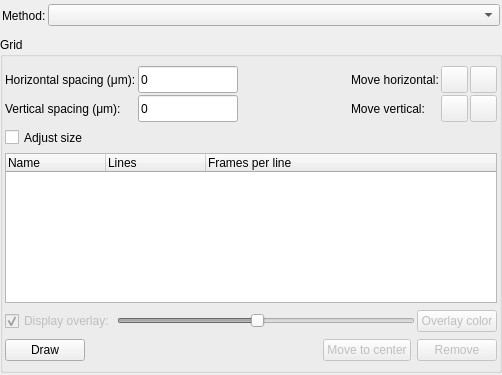
<?xml version="1.0" encoding="UTF-8"?>
<ui version="4.0">
 <class>AdvancedMethodsWidgetLayout</class>
 <widget class="QWidget" name="AdvancedMethodsWidgetLayout">
  <property name="geometry">
   <rect>
    <x>0</x>
    <y>0</y>
    <width>502</width>
    <height>375</height>
   </rect>
  </property>
  <property name="sizePolicy">
   <sizepolicy hsizetype="Minimum" vsizetype="Minimum">
    <horstretch>0</horstretch>
    <verstretch>0</verstretch>
   </sizepolicy>
  </property>
  <property name="maximumSize">
   <size>
    <width>32767</width>
    <height>32767</height>
   </size>
  </property>
  <property name="windowTitle">
   <string>Advanced methods</string>
  </property>
  <layout class="QVBoxLayout">
   <property name="spacing">
    <number>0</number>
   </property>
   <property name="margin">
    <number>0</number>
   </property>
   <item>
    <layout class="QHBoxLayout" name="main_layout">
     <property name="spacing">
      <number>2</number>
     </property>
     <property name="margin">
      <number>0</number>
     </property>
     <item>
      <layout class="QVBoxLayout" name="main_vlayout">
       <property name="spacing">
        <number>6</number>
       </property>
       <property name="leftMargin">
        <number>0</number>
       </property>
       <property name="topMargin">
        <number>0</number>
       </property>
       <property name="rightMargin">
        <number>0</number>
       </property>
       <property name="bottomMargin">
        <number>2</number>
       </property>
       <item>
        <layout class="QHBoxLayout" name="horizontalLayout">
         <property name="spacing">
          <number>2</number>
         </property>
         <property name="margin">
          <number>2</number>
         </property>
         <item>
          <widget class="QLabel" name="method_type_label">
           <property name="minimumSize">
            <size>
             <width>0</width>
             <height>27</height>
            </size>
           </property>
           <property name="text">
            <string>Method:</string>
           </property>
           <property name="wordWrap">
            <bool>false</bool>
           </property>
          </widget>
         </item>
         <item>
          <widget class="QComboBox" name="method_combo">
           <property name="sizePolicy">
            <sizepolicy hsizetype="Expanding" vsizetype="Fixed">
             <horstretch>0</horstretch>
             <verstretch>0</verstretch>
            </sizepolicy>
           </property>
           <property name="minimumSize">
            <size>
             <width>270</width>
             <height>0</height>
            </size>
           </property>
           <property name="maximumSize">
            <size>
             <width>32767</width>
             <height>16777215</height>
            </size>
           </property>
          </widget>
         </item>
        </layout>
       </item>
       <item>
        <widget class="QGroupBox" name="grid_gbox">
         <property name="title">
          <string>Grid</string>
         </property>
         <layout class="QGridLayout" name="gridLayout">
          <property name="leftMargin">
           <number>2</number>
          </property>
          <property name="topMargin">
           <number>4</number>
          </property>
          <property name="rightMargin">
           <number>2</number>
          </property>
          <property name="bottomMargin">
           <number>2</number>
          </property>
          <property name="spacing">
           <number>2</number>
          </property>
          <item row="6" column="0">
           <layout class="QHBoxLayout" name="buttons_hlayout">
            <property name="leftMargin">
             <number>0</number>
            </property>
            <property name="topMargin">
             <number>0</number>
            </property>
            <item>
             <widget class="QPushButton" name="draw_grid_button">
              <property name="text">
               <string>Draw</string>
              </property>
              <property name="icon">
               <iconset>
                <normaloff>../icons/Grid.png</normaloff>../icons/Grid.png</iconset>
              </property>
             </widget>
            </item>
            <item>
             <spacer name="horizontalSpacer_2">
              <property name="orientation">
               <enum>Qt::Horizontal</enum>
              </property>
              <property name="sizeHint" stdset="0">
               <size>
                <width>40</width>
                <height>20</height>
               </size>
              </property>
             </spacer>
            </item>
            <item>
             <widget class="QPushButton" name="move_to_grid_button">
              <property name="enabled">
               <bool>false</bool>
              </property>
              <property name="sizePolicy">
               <sizepolicy hsizetype="Fixed" vsizetype="Fixed">
                <horstretch>0</horstretch>
                <verstretch>0</verstretch>
               </sizepolicy>
              </property>
              <property name="minimumSize">
               <size>
                <width>0</width>
                <height>0</height>
               </size>
              </property>
              <property name="maximumSize">
               <size>
                <width>16777215</width>
                <height>16777215</height>
               </size>
              </property>
              <property name="text">
               <string>Move to center</string>
              </property>
             </widget>
            </item>
            <item>
             <widget class="QPushButton" name="remove_grid_button">
              <property name="enabled">
               <bool>false</bool>
              </property>
              <property name="text">
               <string>Remove</string>
              </property>
             </widget>
            </item>
           </layout>
          </item>
          <item row="5" column="0">
           <layout class="QHBoxLayout" name="horizontalLayout_2">
            <property name="spacing">
             <number>2</number>
            </property>
            <property name="leftMargin">
             <number>0</number>
            </property>
            <property name="topMargin">
             <number>0</number>
            </property>
            <item>
             <widget class="QCheckBox" name="overlay_cbox">
              <property name="enabled">
               <bool>false</bool>
              </property>
              <property name="sizePolicy">
               <sizepolicy hsizetype="Preferred" vsizetype="Preferred">
                <horstretch>0</horstretch>
                <verstretch>0</verstretch>
               </sizepolicy>
              </property>
              <property name="maximumSize">
               <size>
                <width>130</width>
                <height>16777215</height>
               </size>
              </property>
              <property name="text">
               <string>Display overlay:</string>
              </property>
              <property name="checked">
               <bool>true</bool>
              </property>
             </widget>
            </item>
            <item>
             <widget class="QSlider" name="overlay_slider">
              <property name="enabled">
               <bool>false</bool>
              </property>
              <property name="maximum">
               <number>255</number>
              </property>
              <property name="value">
               <number>120</number>
              </property>
              <property name="orientation">
               <enum>Qt::Horizontal</enum>
              </property>
             </widget>
            </item>
            <item>
             <widget class="QPushButton" name="overlay_color_button">
              <property name="enabled">
               <bool>false</bool>
              </property>
              <property name="text">
               <string>Overlay color</string>
              </property>
             </widget>
            </item>
           </layout>
          </item>
          <item row="0" column="0">
           <layout class="QGridLayout" name="gridLayout_2">
            <property name="leftMargin">
             <number>0</number>
            </property>
            <property name="topMargin">
             <number>0</number>
            </property>
            <property name="spacing">
             <number>2</number>
            </property>
            <item row="0" column="0">
             <widget class="QLabel" name="hor_spacing_label">
              <property name="minimumSize">
               <size>
                <width>0</width>
                <height>27</height>
               </size>
              </property>
              <property name="maximumSize">
               <size>
                <width>300</width>
                <height>27</height>
               </size>
              </property>
              <property name="text">
               <string>Horizontal spacing (μm):</string>
              </property>
             </widget>
            </item>
            <item row="1" column="0">
             <widget class="QLabel" name="ver_spacing_label_2">
              <property name="minimumSize">
               <size>
                <width>0</width>
                <height>26</height>
               </size>
              </property>
              <property name="maximumSize">
               <size>
                <width>300</width>
                <height>27</height>
               </size>
              </property>
              <property name="text">
               <string>Vertical spacing (μm):</string>
              </property>
             </widget>
            </item>
            <item row="1" column="2">
             <spacer name="horizontalSpacer_3">
              <property name="orientation">
               <enum>Qt::Horizontal</enum>
              </property>
              <property name="sizeHint" stdset="0">
               <size>
                <width>40</width>
                <height>20</height>
               </size>
              </property>
             </spacer>
            </item>
            <item row="0" column="2">
             <spacer name="horizontalSpacer">
              <property name="orientation">
               <enum>Qt::Horizontal</enum>
              </property>
              <property name="sizeHint" stdset="0">
               <size>
                <width>40</width>
                <height>20</height>
               </size>
              </property>
             </spacer>
            </item>
            <item row="0" column="5">
             <widget class="QPushButton" name="move_right_button">
              <property name="enabled">
               <bool>false</bool>
              </property>
              <property name="maximumSize">
               <size>
                <width>27</width>
                <height>27</height>
               </size>
              </property>
              <property name="text">
               <string/>
              </property>
              <property name="icon">
               <iconset>
		       <normaloff>../icons/Right2.png</normaloff>../icons/Right2.png</iconset>
              </property>
             </widget>
            </item>
            <item row="0" column="1">
             <widget class="QLineEdit" name="hor_spacing_ledit">
              <property name="minimumSize">
               <size>
                <width>0</width>
                <height>27</height>
               </size>
              </property>
              <property name="maximumSize">
               <size>
                <width>100</width>
                <height>27</height>
               </size>
              </property>
              <property name="text">
               <string>0</string>
              </property>
             </widget>
            </item>
            <item row="1" column="3">
             <widget class="QLabel" name="move_ver_label">
              <property name="text">
               <string>Move vertical:</string>
              </property>
             </widget>
            </item>
            <item row="1" column="1">
             <widget class="QLineEdit" name="ver_spacing_ledit">
              <property name="minimumSize">
               <size>
                <width>0</width>
                <height>27</height>
               </size>
              </property>
              <property name="maximumSize">
               <size>
                <width>100</width>
                <height>27</height>
               </size>
              </property>
              <property name="text">
               <string>0</string>
              </property>
             </widget>
            </item>
            <item row="0" column="3">
             <widget class="QLabel" name="move_hor_label">
              <property name="text">
               <string>Move horizontal:</string>
              </property>
             </widget>
            </item>
            <item row="3" column="0">
             <widget class="QCheckBox" name="adjust_size_cbox">
              <property name="minimumSize">
               <size>
                <width>0</width>
                <height>27</height>
               </size>
              </property>
              <property name="maximumSize">
               <size>
                <width>16777215</width>
                <height>27</height>
               </size>
              </property>
              <property name="text">
               <string>Adjust size</string>
              </property>
              <property name="checked">
               <bool>false</bool>
              </property>
             </widget>
            </item>
            <item row="1" column="4">
             <widget class="QPushButton" name="move_up_button">
              <property name="enabled">
               <bool>false</bool>
              </property>
              <property name="maximumSize">
               <size>
                <width>27</width>
                <height>27</height>
               </size>
              </property>
              <property name="text">
               <string/>
              </property>
              <property name="icon">
               <iconset>
	                <normaloff>../icons/Up2.png</normaloff>../icons/Up2.png</iconset>
              </property>
             </widget>
            </item>
            <item row="1" column="5">
             <widget class="QPushButton" name="move_down_button">
              <property name="enabled">
               <bool>false</bool>
              </property>
              <property name="maximumSize">
               <size>
                <width>27</width>
                <height>27</height>
               </size>
              </property>
              <property name="text">
               <string/>
              </property>
              <property name="icon">
               <iconset>
		       <normaloff>../icons/Down2.png</normaloff>../icons/Down2.png</iconset>
              </property>
             </widget>
            </item>
            <item row="0" column="4">
             <widget class="QPushButton" name="move_left_button">
              <property name="enabled">
               <bool>false</bool>
              </property>
              <property name="maximumSize">
               <size>
                <width>27</width>
                <height>27</height>
               </size>
              </property>
              <property name="text">
               <string/>
              </property>
              <property name="icon">
               <iconset>
                <normaloff>../icons/Left2.png</normaloff>../icons/Left2.png</iconset>
              </property>
             </widget>
            </item>
            <item row="5" column="0" colspan="6">
             <widget class="QTreeWidget" name="grid_treewidget">
              <property name="maximumSize">
               <size>
                <width>16777215</width>
                <height>150</height>
               </size>
              </property>
              <property name="rootIsDecorated">
               <bool>false</bool>
              </property>
              <column>
               <property name="text">
                <string>Name</string>
               </property>
              </column>
              <column>
               <property name="text">
                <string>Lines</string>
               </property>
              </column>
              <column>
               <property name="text">
                <string>Frames per line</string>
               </property>
              </column>
             </widget>
            </item>
           </layout>
          </item>
         </layout>
        </widget>
       </item>
      </layout>
     </item>
    </layout>
   </item>
  </layout>
 </widget>
 <layoutdefault spacing="6" margin="11"/>
 <pixmapfunction>qPixmapFromMimeSource</pixmapfunction>
 <resources/>
 <connections>
  <connection>
   <sender>overlay_cbox</sender>
   <signal>toggled(bool)</signal>
   <receiver>overlay_slider</receiver>
   <slot>setEnabled(bool)</slot>
   <hints>
    <hint type="sourcelabel">
     <x>42</x>
     <y>295</y>
    </hint>
    <hint type="destinationlabel">
     <x>184</x>
     <y>299</y>
    </hint>
   </hints>
  </connection>
 </connections>
</ui>
